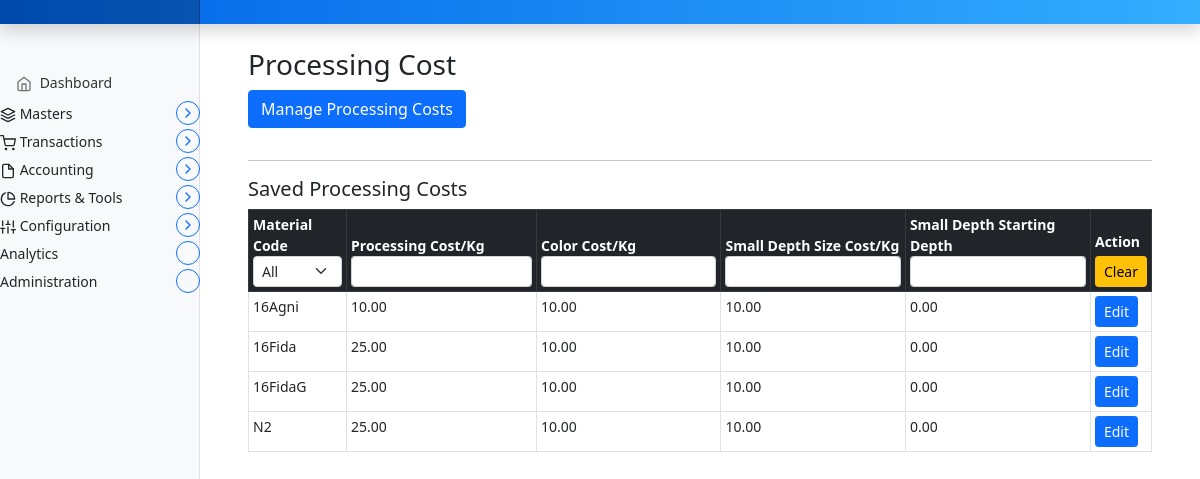
The page /invoice/configuration/processing-cost (signed in) on the database as committed earlier.
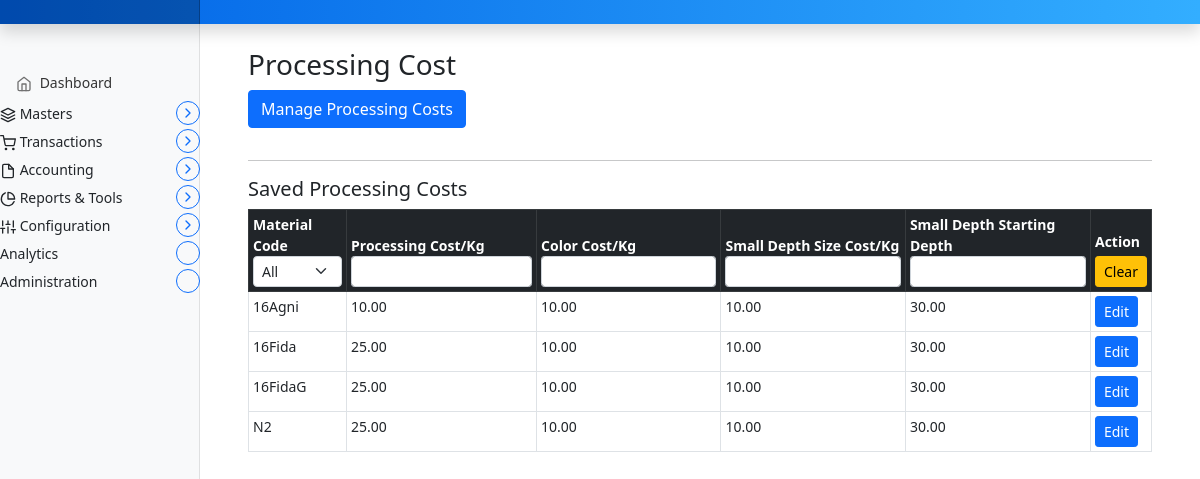
The same page on the database as committed later.
### marania_invoice_app/models.py (models this page shows, shortened)
class ProcessingCost(models.Model):
    material_code = models.CharField(max_length=50, unique=True)
    processing_cost_per_kg = models.DecimalField(max_digits=10, decimal_places=2)
    color_cost_per_kg = models.DecimalField(max_digits=10, decimal_places=2)
    small_depth_size_cost_per_kg = models.DecimalField(max_digits=10, decimal_places=2)
    small_depth_starting_depth = models.DecimalField(max_digits=10, decimal_places=2, default=0)
    created_at = models.DateTimeField(auto_now_add=True)
    updated_at = models.DateTimeField(auto_now=True)
    class Meta:
        ordering = ['material_code']

### marania_invoice_app/views.py (the view, shortened to what this page needs)
# urls.py: path('configuration/processing-cost', views.processing_cost_view, name='processing_cost'),
@login_required
def processing_cost_view(request):
    context = {
        "costs": ProcessingCost.objects.all(),
        "materials": Materials.objects.all(),
    }
    return render(request, "marania_invoice_app/processing_cost.html", context)

### templates/marania_invoice_app/processing_cost.html (shortened to what this page needs)
{% extends 'partials/base.html' %}
{% load static %}
{% block main %}
<main class="col-md-9 ms-sm-auto col-lg-10 px-md-4">
  <div class="container my-4">
    <h3>Processing Cost</h3>
    <button class="btn btn-primary mb-3" type="button"
            data-bs-toggle="collapse"
            data-bs-target="#costForm">
      Manage Processing Costs
    </button>
    <hr>
    <h5>Saved Processing Costs</h5>
    {% if costs %}
    <div class="table-responsive">
      <table class="table table-bordered table-hover table-sm" id="costs-table">
        <thead class="table-dark">
          <tr>
            <th>Material Code
              <select class="form-select form-select-sm column-filter" data-col="0">
                <option value="">All</option>
              </select>
            </th>
            <th>Processing Cost/Kg
              <input type="text" class="form-control form-control-sm text-filter" data-col="1">
            </th>
            <th>Color Cost/Kg
              <input type="text" class="form-control form-control-sm text-filter" data-col="2">
            </th>
            <th>Small Depth Size Cost/Kg
              <input type="text" class="form-control form-control-sm text-filter" data-col="3">
            </th>
            <th>Small Depth Starting Depth
              <input type="text" class="form-control form-control-sm text-filter" data-col="4">
            </th>
            <th>
              Action
              <div class="mt-1">
                <button type="button" id="clear-filters" class="btn btn-warning btn-sm">
                  Clear
                </button>
              </div>
            </th>
          </tr>
        </thead>
        <tbody>
          {% for c in costs %}
          <tr>
            <td>{{ c.material_code }}</td>
            <td>{{ c.processing_cost_per_kg }}</td>
            <td>{{ c.color_cost_per_kg }}</td>
            <td>{{ c.small_depth_size_cost_per_kg }}</td>
            <td>{{ c.small_depth_starting_depth }}</td>
            <td>
              <button type="button"
                      class="btn btn-primary btn-sm load-cost"
                      data-material-code="{{ c.material_code }}">
                Edit
              </button>
            </td>
          </tr>
          {% endfor %}
        </tbody>
      </table>
    </div>
    {% endif %}
  </div>
</main>
{% endblock %}

Rows that differ between the two databases and show on the page:
changed ProcessingCost "16Agni": small_depth_starting_depth "0.00" → "30.00"
changed ProcessingCost "16Fida": small_depth_starting_depth "0.00" → "30.00"
changed ProcessingCost "16FidaG": small_depth_starting_depth "0.00" → "30.00"
changed ProcessingCost (number 4 of 4 on the later page): small_depth_starting_depth "0.00" → "30.00"
